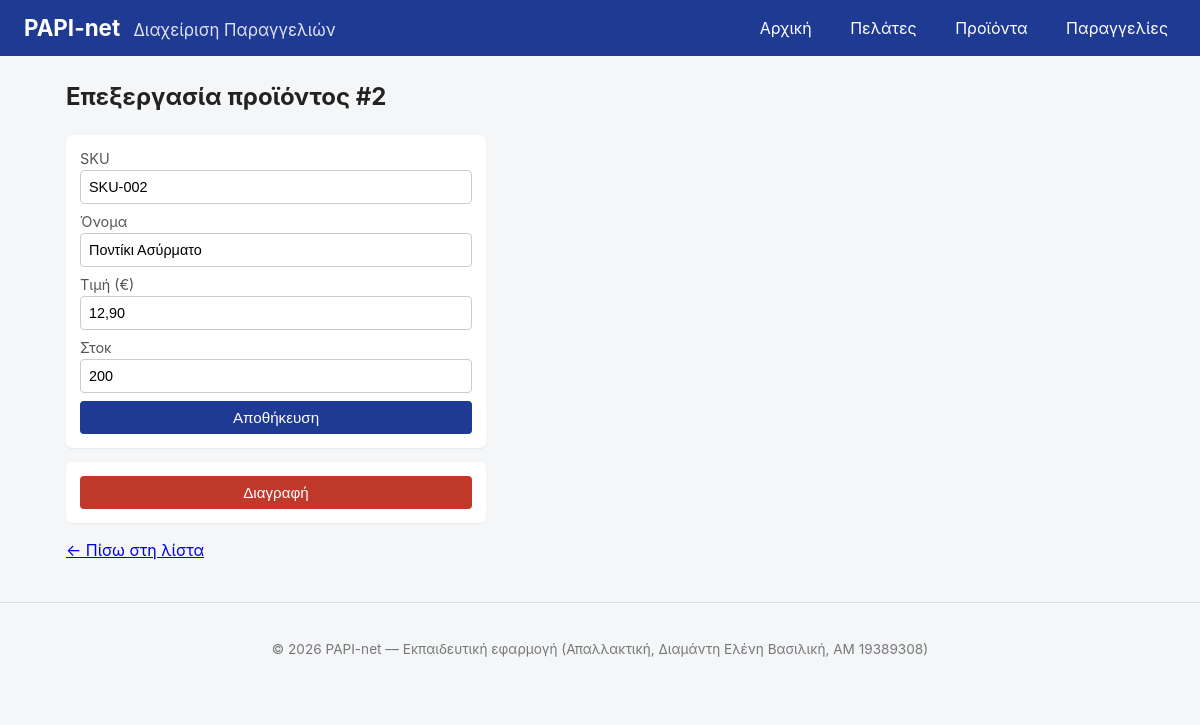
The page /products_edit.php?id=2 on the database its author committed.
### tables this page shows
CREATE TABLE IF NOT EXISTS products (
   
  id INT AUTO_INCREMENT PRIMARY KEY,
   
  sku VARCHAR(40) UNIQUE NOT NULL,
   
  name VARCHAR(150) NOT NULL,
   
  price DECIMAL(10,2) NOT NULL DEFAULT 0,
   
  stock INT NOT NULL DEFAULT 0
);

### includes/config.php (called while the page is built, shortened)
<?php
function h(?string $s): string {
    return htmlspecialchars((string)$s, ENT_QUOTES, 'UTF-8');
}

### public/products_edit.php (the view, shortened to what this page needs)
<?php
require_once __DIR__ . '/../includes/config.php';
$id  = (int)($_GET['id'] ?? $_POST['id'] ?? 0);
$stmt = $pdo->prepare('SELECT * FROM products WHERE id=?');
$stmt->execute([$id]);
$product = $stmt->fetch();
require_once __DIR__ . '/../includes/header.php';
?>
<h2>Επεξεργασία προϊόντος #<?= (int)$product['id'] ?></h2>
<form method="post" class="form-stack">
    <label>SKU   <input type="text" name="sku"  value="<?= h($product['sku']) ?>" required></label>
    <label>Όνομα <input type="text" name="name" value="<?= h($product['name']) ?>" required></label>
    <label>Τιμή (€)
        <input type="text" name="price" value="<?= number_format((float)$product['price'], 2, ',', '') ?>">
    </label>
    <label>Στοκ  <input type="number" name="stock" value="<?= (int)$product['stock'] ?>" min="0"></label>
    <button type="submit">Αποθήκευση</button>
</form>
<form method="post" onsubmit="return confirm('Διαγραφή προϊόντος;');" class="form-stack">
    <button type="submit" class="danger">Διαγραφή</button>
</form>
<p><a href="products.php">&larr; Πίσω στη λίστα</a></p>
<?php require_once __DIR__ . '/../includes/footer.php'; ?>

### public/assets/style.css (style rules this page uses)
* { box-sizing: border-box; }
body { font-family: -apple-system, BlinkMacSystemFont, "Segoe UI", Roboto, "Helvetica Neue", Arial, sans-serif; margin: 0; background: #f4f6f8; color: #222; line-height: 1.45; }
.form-stack { display: flex; flex-direction: column; gap: 8px; max-width: 420px; margin: 14px 0; background: #fff; padding: 14px; border-radius: 6px; box-shadow: 0 1px 2px rgba(0,0,0,0.06); }
.form-stack label { display: flex; flex-direction: column; font-size: 0.9em; color: #555; }
input[type=text], input[type=email], input[type=date], input[type=number], select { padding: 8px; border: 1px solid #ccc; border-radius: 4px; font-size: 1em; }
button { padding: 8px 16px; background: #1f3a93; color: #fff; border: 0; border-radius: 4px; cursor: pointer; font-size: 0.95em; }
button.danger { background: #c0392b; }

### rows shown on the page
products: id "2", sku "SKU-002", name "Ποντίκι Ασύρματο", price "12,90", stock "200"
